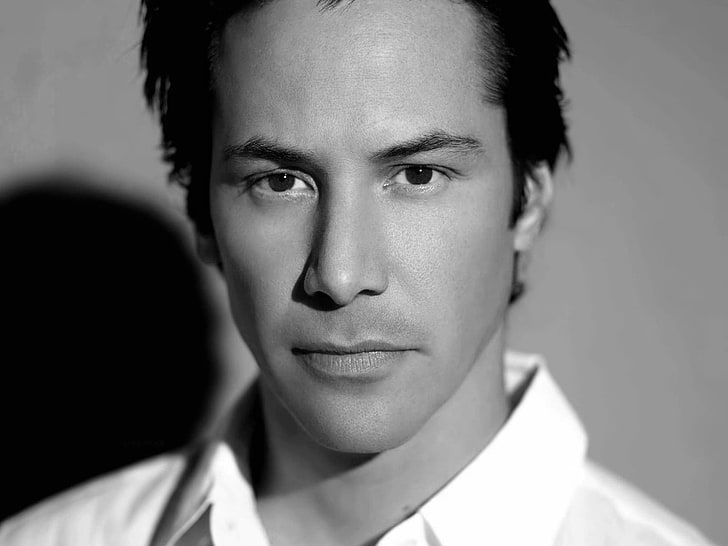
%> input picture face3.jpg, 728 x 546 px
$ octave justTheEye.m   (GNU Octave 9; MATLAB toolbox functions it lacks are replaced by stand-ins)
%> lines starting %> are read from the running program, lines starting %| are printed output that depends on the picture; in (x1, y1, x2, y2) boxes, pixels count from 0 and x2, y2 are one past the last pixel; in counts of white or black regions, pixels touching at a corner belong together; the program's own positions count from 1
%
imageFile = imread('face3.jpg');
%> imageFile is the input picture: size 546x728x3 uint8; min 0, max 255, mean 117.2
la_imagen = imageFile;
filas=size(la_imagen);
%> filas = [546 728 3]
columnas=size(la_imagen);
%> columnas = [546 728 3]
% Center
centro_fila=round(filas/2);
%> centro_fila = [273 364 2]
centro_columna=round(columnas/2);
%> centro_columna = [273 364 2]
 figure(1);

        la_imagen=rgb2gray(la_imagen);

    subplot(212)
    piel=~im2bw(la_imagen,0.19);
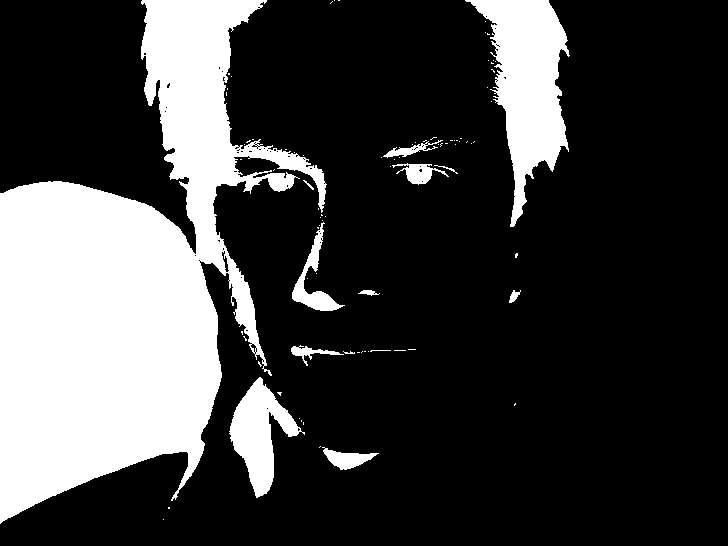
%> piel: size 546x728 logical; 24.6% white; 86 white regions (72 under 20 px), largest, box (x1, y1, x2, y2) and area: (0, 0, 327, 524) 79181, (465, 0, 570, 227) 11083, (229, 377, 305, 498) 3987
    %     --
    piel=bwmorph(piel,'close');
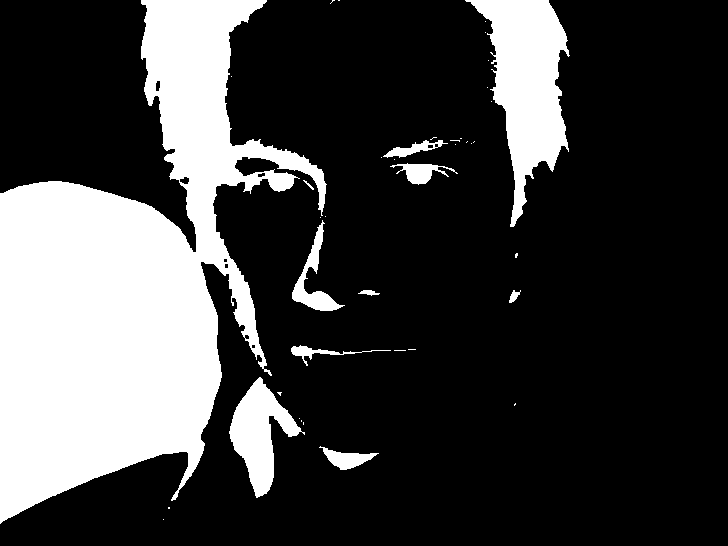
%> piel: size 546x728 logical; 24.8% white; 40 white regions (29 under 20 px), largest, box (x1, y1, x2, y2) and area: (0, 0, 327, 524) 79728, (465, 0, 570, 227) 11258, (229, 377, 305, 498) 4009
    piel=bwmorph(piel,'open');
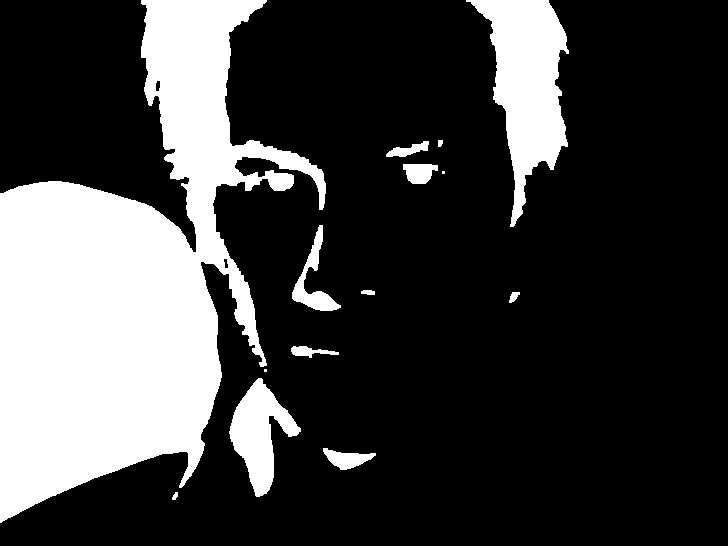
%> piel: size 546x728 logical; 24.6% white; 14 white regions (2 under 20 px), largest, box (x1, y1, x2, y2) and area: (0, 0, 326, 523) 79500, (466, 0, 569, 227) 11179, (229, 378, 301, 497) 3998
    piel=bwareaopen(piel,200);
    piel=imfill(piel,'holes');
%> piel: size 546x728 logical; 24.6% white; 8 white regions
    imagesc(piel);
    % Tagged objects in BW image
    L=bwlabel(piel);
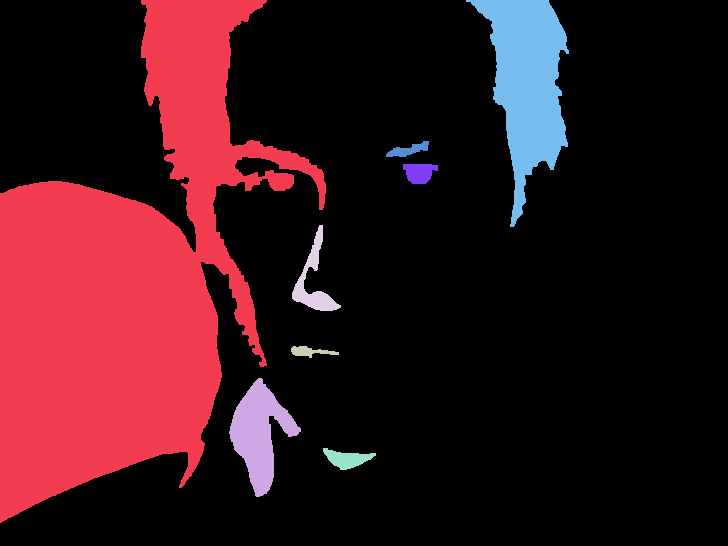
%> L: size 546x728 double; 9 distinct labels, from 0 to 8; one colour per label, 0 black
    % Get areas and tracking rectangle
    out_a=regionprops(L);
%> out_a = 8 regions; box (x1, y1, x2, y2), Area and Centroid: (0, 0, 326, 523) 79560 [126.8 284.8], (466, 0, 569, 227) 11179 [528.2 84.1], (229, 378, 301, 497) 3998 [259.8 434.2], (292, 225, 341, 311) 1200 [314.5 282.1], (323, 448, 376, 470) 616 [347.6 459.4], (403, 164, 438, 184) 525 [420 173.2], (386, 141, 429, 157) 339 [409 150.7], (291, 346, 339, 358) 292 [310.4 352.2]
    % Count the number of objects
    N=size(out_a,1);
%> N = 8
    if N < 1 || isempty(out_a) % Returns if no object in the image
        solo_cara=[ ];
    end
    % ---
    % Select larger area
    areas=[out_a.Area];
%> areas = [79560 3998 292 1200 616 339 525 11179]
    [area_max pam]=max(areas);
%> area_max = 79560; pam = 1
    subplot(211)
    imagesc(la_imagen);
    colormap gray
    hold on
    rectangle('Position',out_a(pam).BoundingBox,'EdgeColor',[1 0 0],...
        'Curvature', [1,1],'LineWidth',2)
    centro=round(out_a(pam).Centroid);
%> centro = [127 285]
    X=centro(1);
%> X = 127
    Y=centro(2);
%> Y = 285
    plot(X,Y,'g+')
    %
    text(X+10,Y,['(',num2str(X),',',num2str(Y),')'],'Color',[1 1 1])
    if X<centro_columna && Y<centro_fila
        title('Top left')
    elseif X>centro_columna && Y<centro_fila
        title('Top right')
    elseif X<centro_columna && Y>centro_fila
        title('Bottom left')
    else
        title('Bottom right')
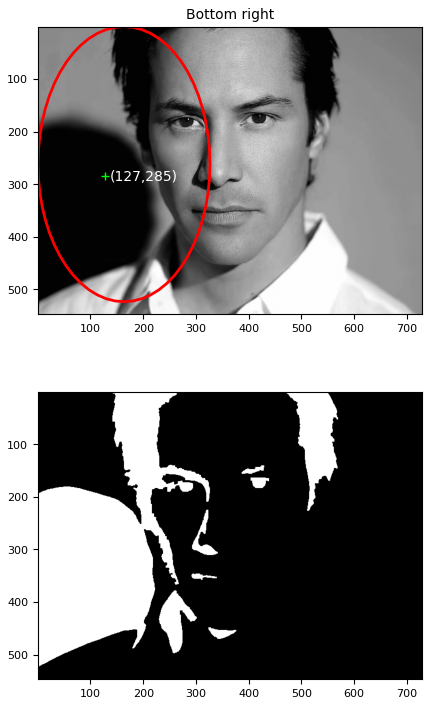
%> figure redrawn from the program's plot data, 2 panels
    end
    hold off
    % --
    drawnow;

$ run again, with face4.jpg copied over face3.jpg
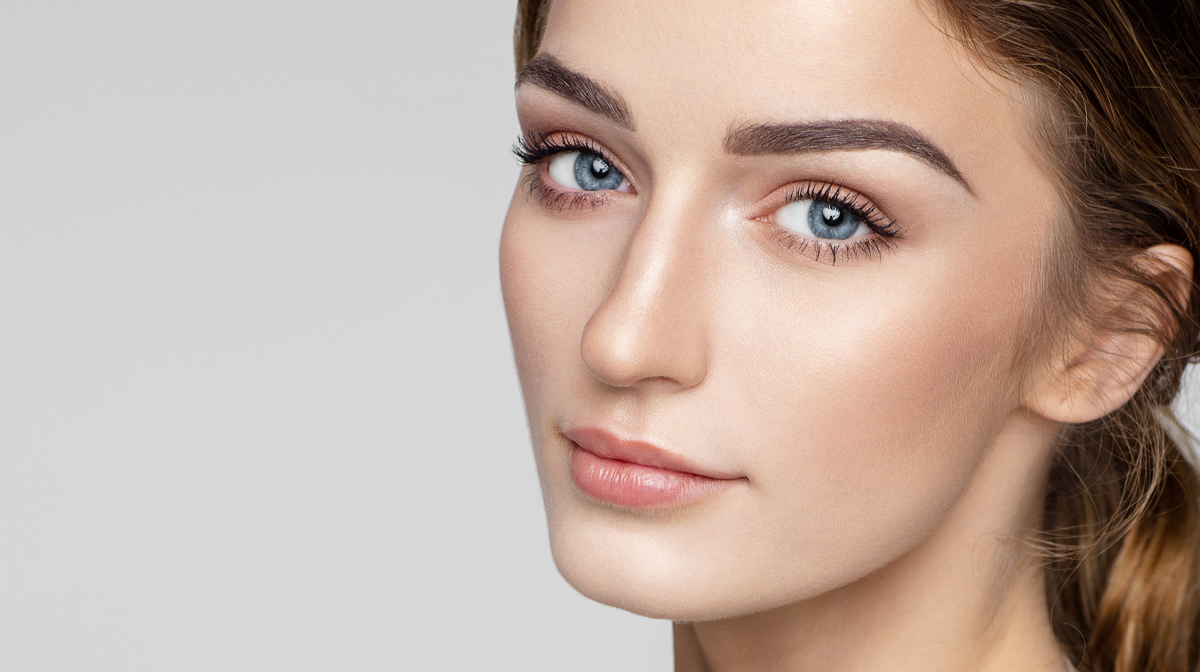
%> input picture face4.jpg, 1200 x 672 px
%> imageFile is the input picture: size 672x1200x3 uint8; mean R, G, B 191.9, 172.8, 162.7
%> `L=bwlabel(piel);`:
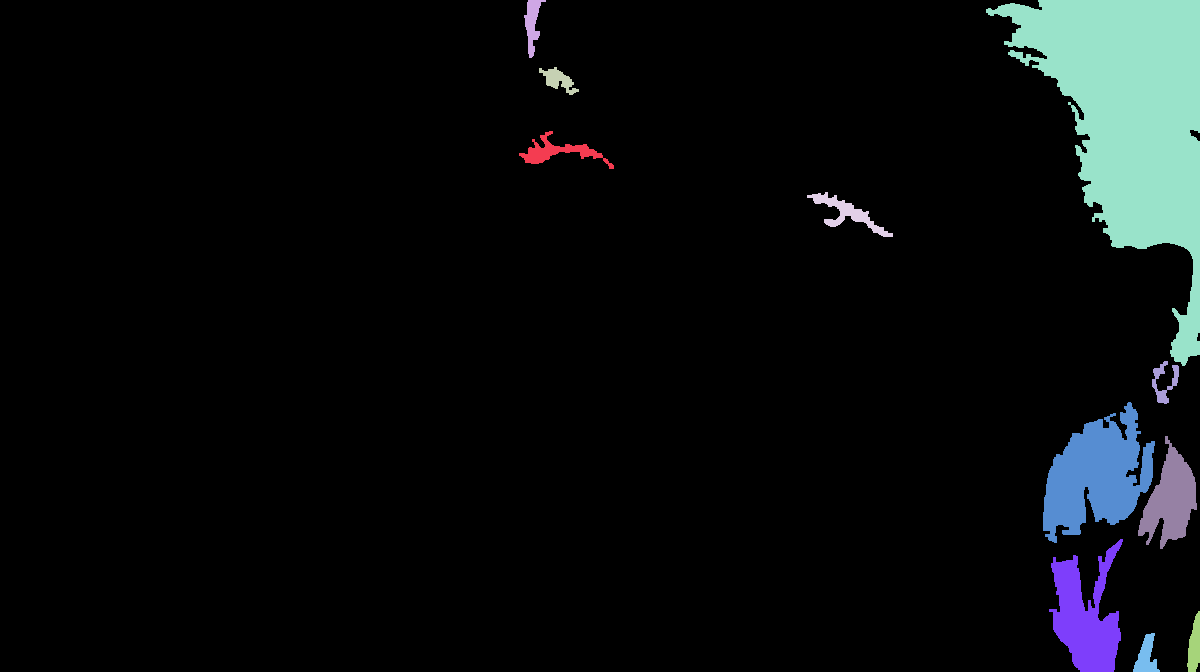
%> L: size 672x1200 double; 12 distinct labels, from 0 to 11; one colour per label, 0 black
%> out_a = 11 regions; largest, box (x1, y1, x2, y2), Area and Centroid: (986, 0, 1200, 366) 35288 [1131.2 118.2], (1043, 402, 1155, 543) 9001 [1097.6 476.3], (1049, 539, 1123, 672) 5258 [1086.3 617.5], (1138, 436, 1197, 549) 3366 [1171.3 500.3], (519, 131, 614, 169) 1005 [558.8 152.3]
%> N = 11
%> areas = [1005 582 485 992 35288 9001 5258 566 3366 454 547]
%> area_max = 35288; pam = 5
%> centro = [1131 118]
%> X = 1131
%> Y = 118
%> `title('Bottom right')`:
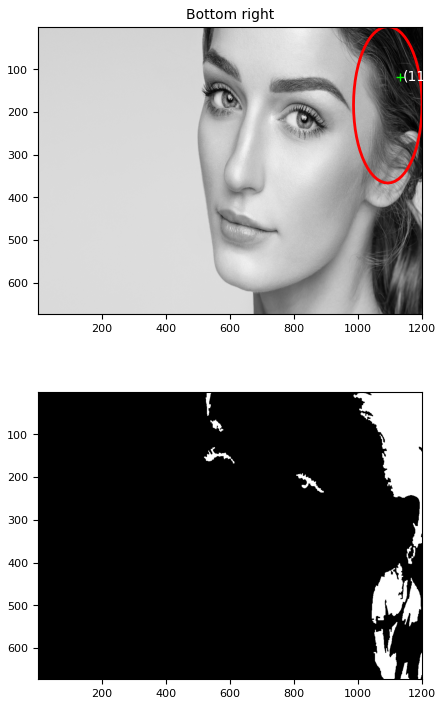
%> figure redrawn from the program's plot data, 2 panels

$ run again, with DL.jpg copied over face3.jpg
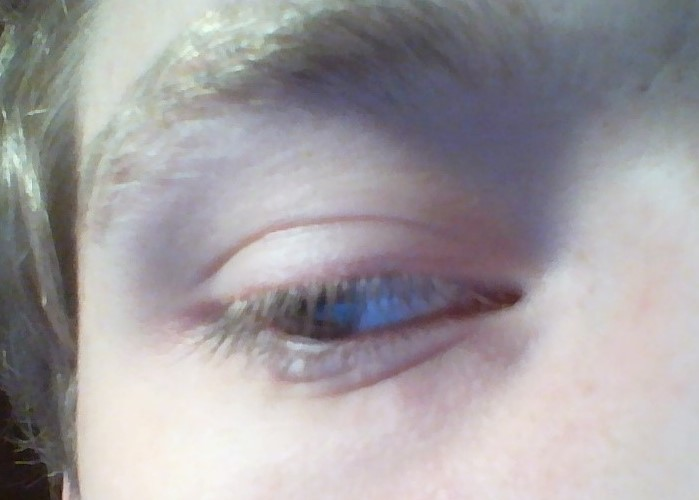
%> input picture DL.jpg, 699 x 500 px
%> imageFile is the input picture: size 500x699x3 uint8; mean R, G, B 162, 157.7, 160.8
%> `piel=bwareaopen(piel,200);`:
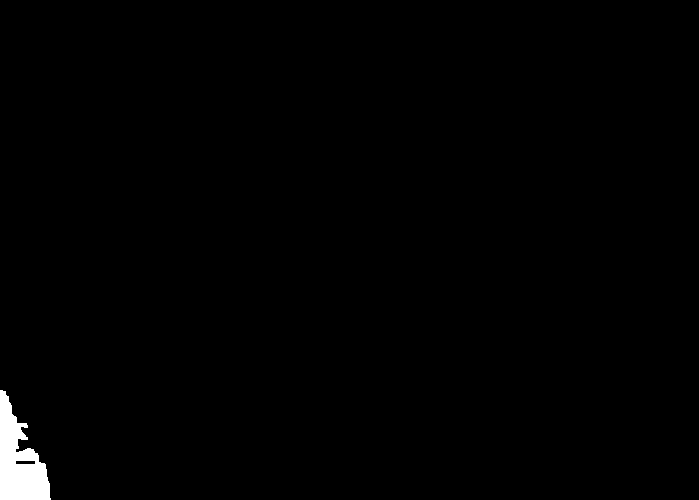
%> piel: size 500x699 logical; 0.92% white; 1 white region, box (x1, y1, x2, y2) and area: (0, 390, 51, 500) 3213
%> L: size 500x699 double; values 0 (black) and 1 (white), 0.94% white; 1 white region
%> out_a = 1 region; box (x1, y1, x2, y2), Area and Centroid: (0, 390, 51, 500) 3270 [19.6 461.7]
%> N = 1
%> areas = 3270
%> pam = 1
%> centro = [20 462]
%> X = 20
%> Y = 462
%> `title('Bottom right')`:
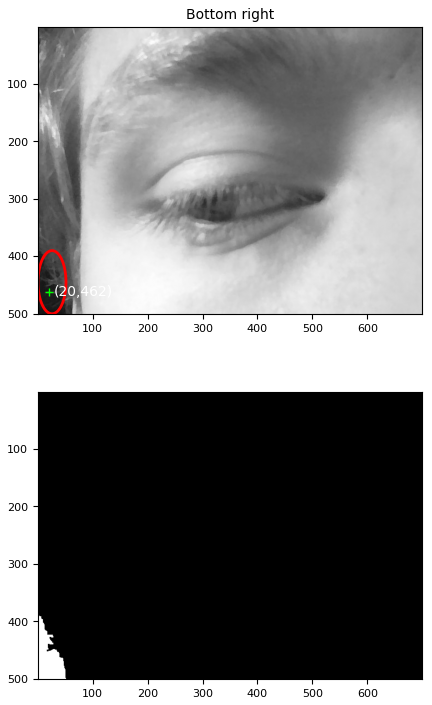
%> figure redrawn from the program's plot data, 2 panels

$ run again, with DP.jpg copied over face3.jpg
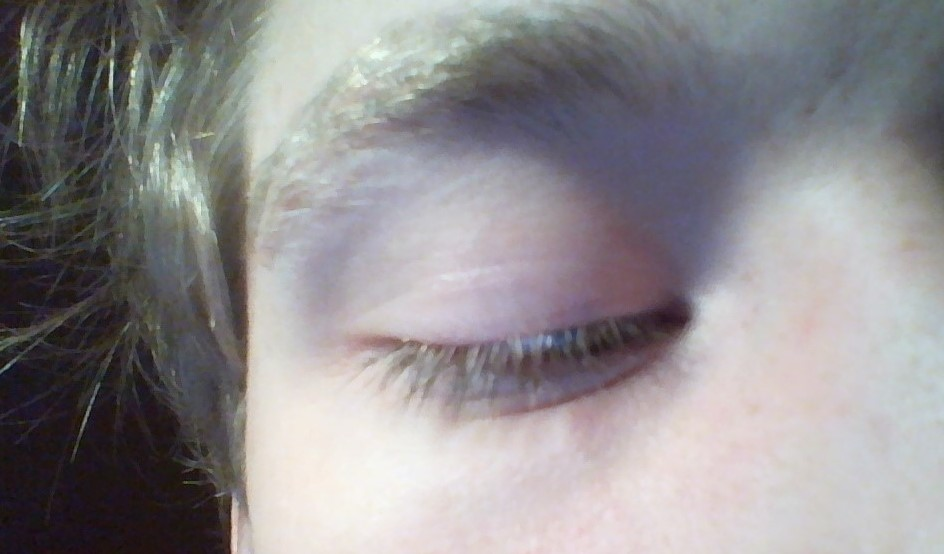
%> input picture DP.jpg, 944 x 554 px
%> imageFile is the input picture: size 554x944x3 uint8; mean R, G, B 144.4, 141.4, 143.4
%> `L=bwlabel(piel);`:
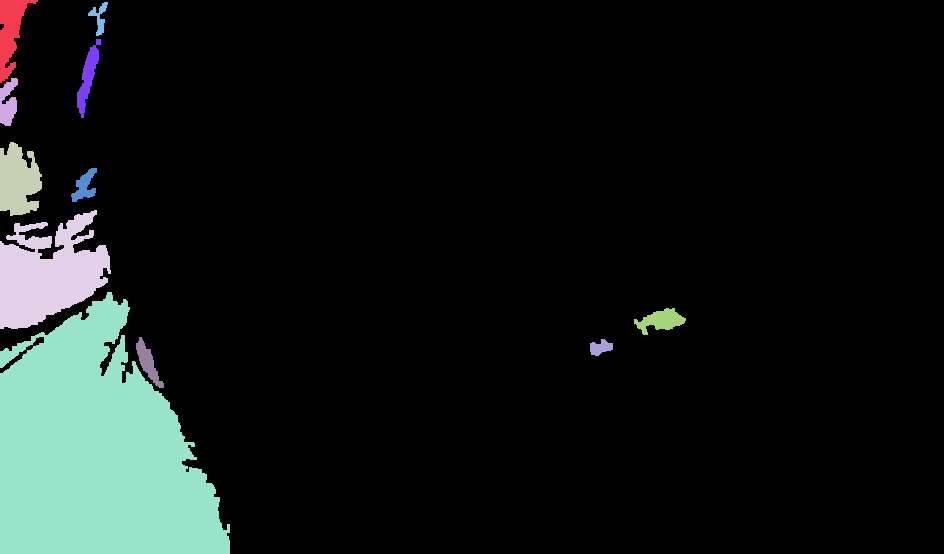
%> L: size 554x944 double; 12 distinct labels, from 0 to 11; one colour per label, 0 black
%> out_a = 11 regions; largest, box (x1, y1, x2, y2), Area and Centroid: (0, 292, 230, 554) 41231 [96.7 452.8], (0, 210, 111, 329) 8211 [48.7 274.2], (0, 142, 42, 216) 2294 [18.8 181.8], (0, 0, 38, 83) 1408 [10.9 32.6], (77, 39, 101, 118) 732 [88.5 77.8]
%> N = 11
%> areas = [1408 586 2294 8211 41231 441 732 253 540 252 727]
%> area_max = 41231; pam = 5
%> centro = [97 453]
%> X = 97
%> Y = 453
%> `title('Bottom right')`:
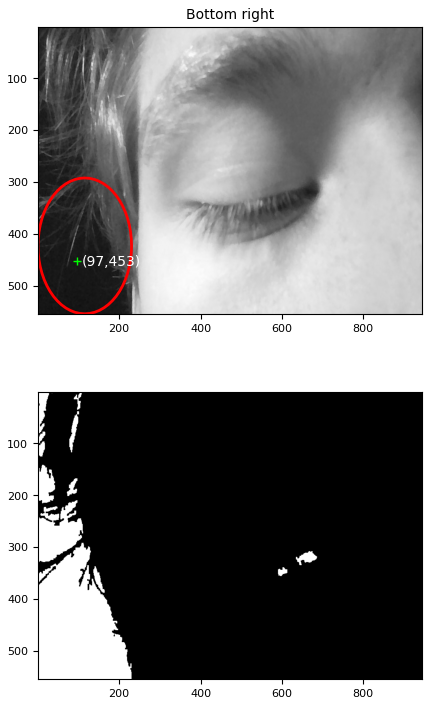
%> figure redrawn from the program's plot data, 2 panels
